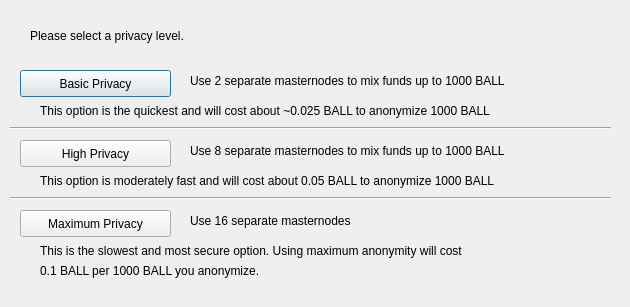
<?xml version="1.0" encoding="UTF-8"?>
<ui version="4.0">
 <class>DarksendConfig</class>
 <widget class="QDialog" name="DarksendConfig">
  <property name="geometry">
   <rect>
    <x>0</x>
    <y>0</y>
    <width>630</width>
    <height>307</height>
   </rect>
  </property>
  <property name="windowTitle">
   <string>Configure PrivateSend</string>
  </property>
  <widget class="QPushButton" name="buttonBasic">
   <property name="geometry">
    <rect>
     <x>20</x>
     <y>70</y>
     <width>151</width>
     <height>27</height>
    </rect>
   </property>
   <property name="text">
    <string>Basic Privacy</string>
   </property>
  </widget>
  <widget class="QPushButton" name="buttonHigh">
   <property name="geometry">
    <rect>
     <x>20</x>
     <y>140</y>
     <width>151</width>
     <height>27</height>
    </rect>
   </property>
   <property name="text">
    <string>High Privacy</string>
   </property>
  </widget>
  <widget class="QPushButton" name="buttonMax">
   <property name="geometry">
    <rect>
     <x>20</x>
     <y>210</y>
     <width>151</width>
     <height>27</height>
    </rect>
   </property>
   <property name="text">
    <string>Maximum Privacy</string>
   </property>
  </widget>
  <widget class="QLabel" name="label">
   <property name="geometry">
    <rect>
     <x>30</x>
     <y>20</y>
     <width>571</width>
     <height>31</height>
    </rect>
   </property>
   <property name="text">
    <string>Please select a privacy level.</string>
   </property>
  </widget>
  <widget class="QLabel" name="label_2">
   <property name="geometry">
    <rect>
     <x>190</x>
     <y>70</y>
     <width>421</width>
     <height>21</height>
    </rect>
   </property>
   <property name="text">
    <string>Use 2 separate masternodes to mix funds up to 1000 BALL</string>
   </property>
  </widget>
  <widget class="QLabel" name="label_3">
   <property name="geometry">
    <rect>
     <x>190</x>
     <y>140</y>
     <width>411</width>
     <height>21</height>
    </rect>
   </property>
   <property name="text">
    <string>Use 8 separate masternodes to mix funds up to 1000 BALL</string>
   </property>
  </widget>
  <widget class="QLabel" name="label_4">
   <property name="geometry">
    <rect>
     <x>190</x>
     <y>210</y>
     <width>421</width>
     <height>21</height>
    </rect>
   </property>
   <property name="text">
    <string>Use 16 separate masternodes</string>
   </property>
  </widget>
  <widget class="QLabel" name="label_6">
   <property name="geometry">
    <rect>
     <x>40</x>
     <y>100</y>
     <width>561</width>
     <height>21</height>
    </rect>
   </property>
   <property name="text">
    <string>This option is the quickest and will cost about ~0.025 BALL to anonymize 1000 BALL</string>
   </property>
  </widget>
  <widget class="QLabel" name="label_7">
   <property name="geometry">
    <rect>
     <x>40</x>
     <y>170</y>
     <width>561</width>
     <height>21</height>
    </rect>
   </property>
   <property name="text">
    <string>This option is moderately fast and will cost about 0.05 BALL to anonymize 1000 BALL</string>
   </property>
  </widget>
  <widget class="QLabel" name="label_8">
   <property name="geometry">
    <rect>
     <x>40</x>
     <y>240</y>
     <width>561</width>
     <height>21</height>
    </rect>
   </property>
   <property name="text">
    <string>This is the slowest and most secure option. Using maximum anonymity will cost</string>
   </property>
  </widget>
  <widget class="QLabel" name="label_9">
   <property name="geometry">
    <rect>
     <x>40</x>
     <y>260</y>
     <width>561</width>
     <height>21</height>
    </rect>
   </property>
   <property name="text">
    <string>0.1 BALL per 1000 BALL you anonymize.</string>
   </property>
  </widget>
  <widget class="Line" name="line">
   <property name="geometry">
    <rect>
     <x>10</x>
     <y>120</y>
     <width>601</width>
     <height>16</height>
    </rect>
   </property>
   <property name="orientation">
    <enum>Qt::Horizontal</enum>
   </property>
  </widget>
  <widget class="Line" name="line_2">
   <property name="geometry">
    <rect>
     <x>10</x>
     <y>190</y>
     <width>601</width>
     <height>16</height>
    </rect>
   </property>
   <property name="orientation">
    <enum>Qt::Horizontal</enum>
   </property>
  </widget>
 </widget>
 <resources/>
 <connections/>
</ui>
